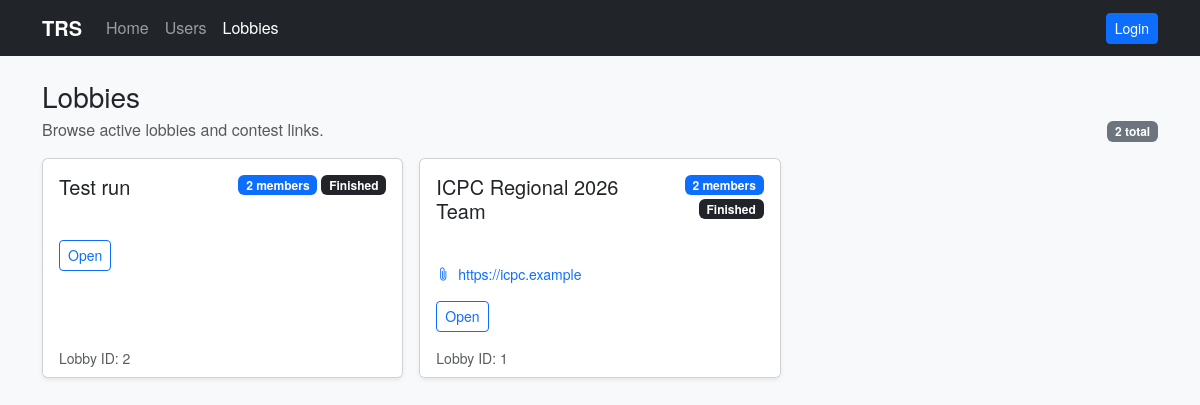
Before: /lobbies with the older database file.
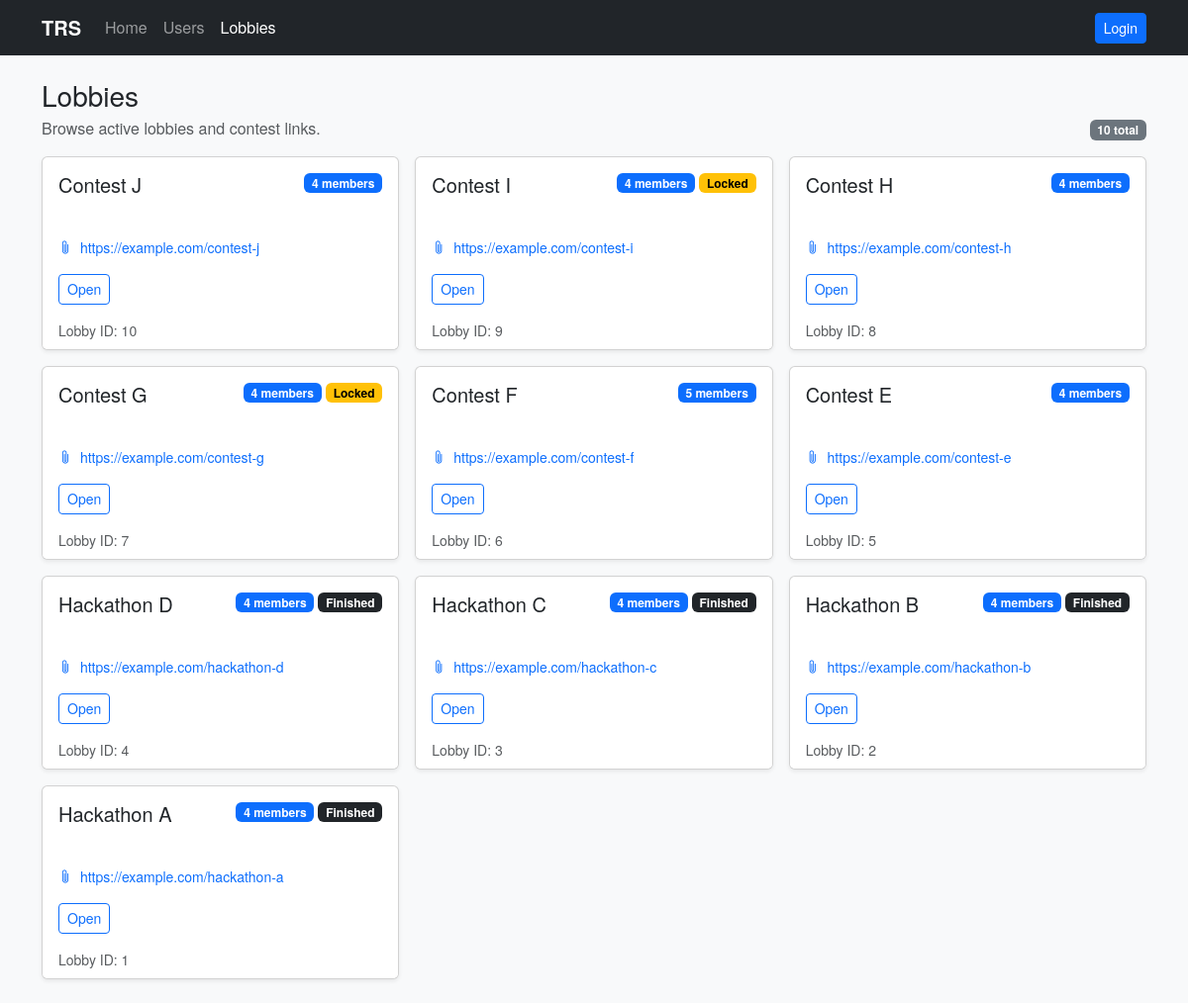
After: the same page with the newer database file.
### models.py (models this page shows)
class Lobby(db.Model):
    id = db.Column(db.Integer, primary_key=True)
    title = db.Column(db.String(200), nullable=False)
    contest_link = db.Column(db.String(500))
    leader_id = db.Column(db.Integer)
    finished = db.Column(db.Boolean, default=False)
    finished_at = db.Column(db.DateTime)
    created_at = db.Column(db.DateTime, default=datetime.utcnow)
    def to_dict(self):
        return {
            'id': self.id,
            'title': self.title,
            'contest_link': self.contest_link,
            'leader_id': self.leader_id,
            'finished': self.finished,
            'finished_at': self.finished_at.isoformat() if self.finished_at else None,
        }
    teams = db.relationship('Team', backref='lobby', cascade='all, delete-orphan')

### app.py (the view)
@app.route('/lobbies')
def lobbies_page():
    from models import Lobby, Team
    qs = Lobby.query.order_by(Lobby.created_at.desc()).all()
    lobbies = []
    viewer = get_current_user()
    for q in qs:
        team = Team.query.filter_by(lobby_id=q.id).first()
        participant_count = len(team.members) if team else 0
        d = q.to_dict()
        d['participant_count'] = participant_count
        d['team_locked'] = bool(team.locked) if team else False
        role = None
        if viewer:
            if q.leader_id and viewer.id == q.leader_id:
                role = 'Leader'
            elif team and any(tm.user_id == viewer.id for tm in team.members):
                role = 'Member'
        d['role'] = role
        lobbies.append(d)
    return render_template('lobbies.html', lobbies=lobbies)

### app.py (called while the page is built)
def get_current_user():
    from models import User
    user_id = session.get('user_id')
    if not user_id:
        return None
    return User.query.get(user_id)

@app.context_processor
def inject_current_user():
    return {'current_user': get_current_user()}

### templates/lobbies.html (shortened to what this page needs)
{% extends 'base.html' %}
{% block content %}
  <div class="d-flex align-items-end justify-content-between gap-3 mb-3">
    <div>
      <h1 class="h3 mb-1">Lobbies</h1>
      <div class="text-muted">Browse active lobbies and contest links.</div>
    </div>
    <div class="d-flex align-items-center gap-2">
      <span class="badge text-bg-secondary">{{ lobbies|length }} total</span>
    </div>
  </div>
  <div class="row g-3">
    {% for lobby in lobbies %}
      <div class="col-md-6 col-lg-4">
        <div class="card h-100 shadow-sm">
          <div class="card-body">
            <div class="d-flex justify-content-between align-items-start gap-2">
              <h5 class="card-title mb-1">{{ lobby.title }}</h5>
              <div class="d-flex gap-1 flex-wrap justify-content-end">
                <span class="badge text-bg-primary">{{ lobby.participant_count }} members</span>
                {% if lobby.finished %}
                  <span class="badge text-bg-dark">Finished</span>
                {% endif %}
                {% if lobby.team_locked and (not lobby.finished) %}
                  <span class="badge text-bg-warning">Locked</span>
                {% endif %}
              </div>
            </div>
            <div class="text-muted small mb-3">&nbsp;</div>
            {% if lobby.contest_link %}
              <div class="small">
                <a class="text-decoration-none" href="{{ lobby.contest_link }}" target="_blank" rel="noopener noreferrer">
                  <i class="bi bi-paperclip me-1" aria-hidden="true"></i>
                  <span>{{ lobby.contest_link }}</span>
                </a>
              </div>
            {% endif %}
            <div class="mt-3 d-flex gap-2 flex-wrap">
              <a class="btn btn-sm btn-outline-primary" href="{{ url_for('lobby_detail', lobby_id=lobby.id) }}">Open</a>
            </div>
          </div>
          <div class="card-footer bg-white border-top-0 pt-0">
            <div class="small text-muted">Lobby ID: {{ lobby.id }}</div>
          </div>
        </div>
      </div>
    {% else %}
      <div class="col-12">
        <div class="alert alert-secondary mb-0">No lobbies found. Run the seed script to populate the DB.</div>
      </div>
    {% endfor %}
  </div>
{% endblock %}

Changed rows visible on the page:
removed Lobby: title "ICPC Regional 2026 Team", participant_count "2", shows "Finished", contest_link "https://icpc.example", id "1"
added Lobby: title "Contest J", participant_count "4", contest_link "https://example.com/contest-j", id "10"
added Lobby: title "Contest I", participant_count "4", shows "Locked", contest_link "https://example.com/contest-i", id "9"
added Lobby: title "Contest H", participant_count "4", contest_link "https://example.com/contest-h", id "8"
added Lobby: title "Contest G", participant_count "4", shows "Locked", contest_link "https://example.com/contest-g", id "7"
added Lobby: title "Contest F", participant_count "5", contest_link "https://example.com/contest-f", id "6"
added Lobby: title "Contest E", participant_count "4", contest_link "https://example.com/contest-e", id "5"
added Lobby: title "Hackathon D", participant_count "4", shows "Finished", contest_link "https://example.com/hackathon-d", id "4"
added Lobby: title "Hackathon C", participant_count "4", shows "Finished", contest_link "https://example.com/hackathon-c", id "3"
changed Lobby id 2: title "Test run" → "Hackathon B"; participant_count "2" → "4"; contest_link (not shown) → "https://example.com/hackathon-b"
added Lobby: title "Hackathon A", participant_count "4", shows "Finished", contest_link "https://example.com/hackathon-a", id "1"
Other visible differences:
{{ lobbies|length }}: "2" → "10"
